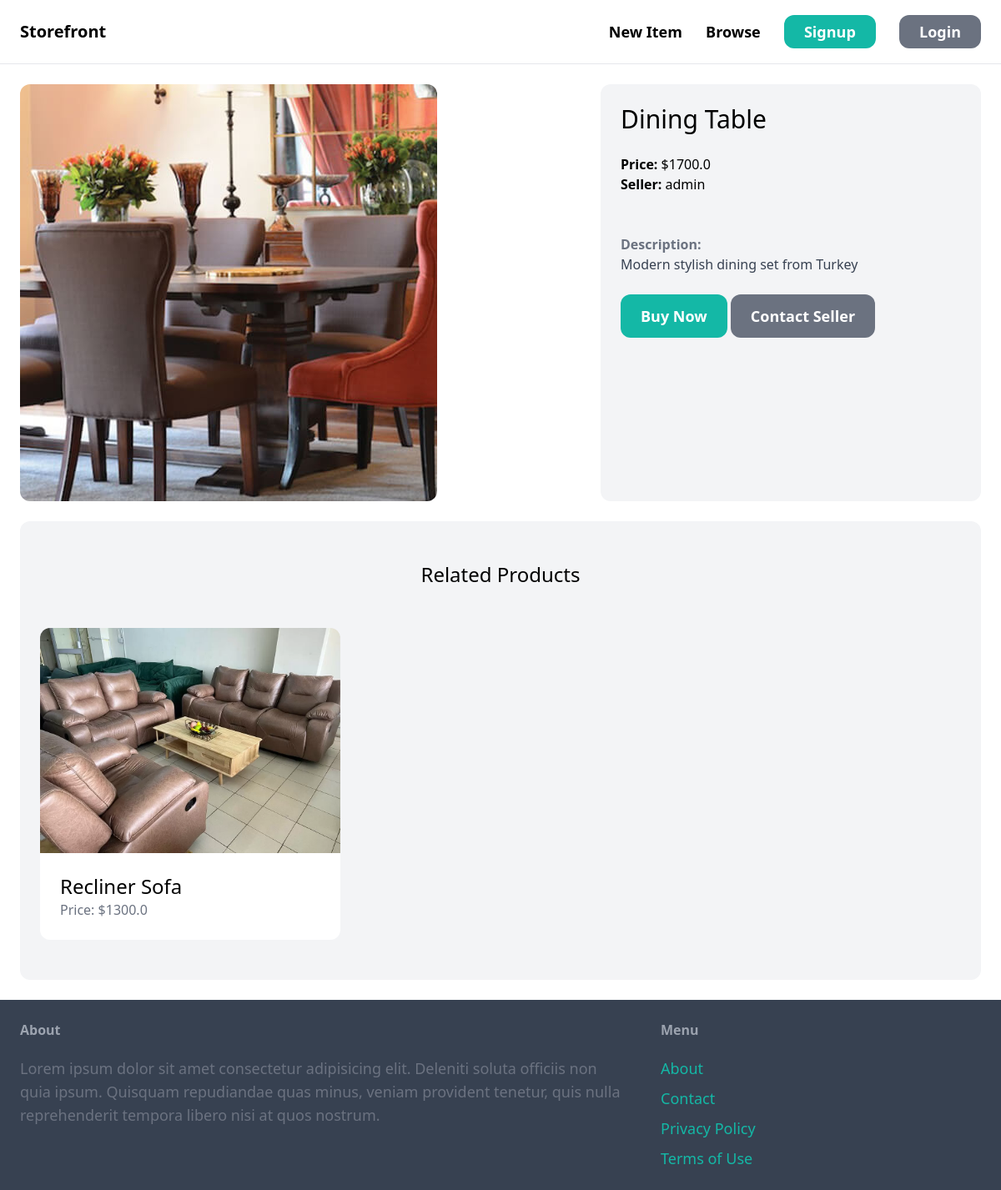
The app's page /products/5/ with its own data.
### products/models.py (models this page shows, shortened)
class Product(models.Model):
    category = models.ForeignKey(Category, related_name="products", on_delete=models.CASCADE)
    name = models.CharField(max_length=255)
    description = models.TextField(blank=True, null=True)
    price = models.FloatField()
    image = models.ImageField(upload_to='product_images', blank=True, null=True)
    is_sold = models.BooleanField(default=False)
    created_at = models.DateTimeField(auto_now_add=True)
    created_by = models.ForeignKey(User, related_name="products", on_delete=models.CASCADE)

### products/views.py (the view)
# urls.py: path('<int:pk>/', views.detail, name='detail'),
def detail(request, pk):
    product = get_object_or_404(Product, pk=pk)
    related_products = Product.objects.filter(category=product.category, is_sold=False).exclude(pk=pk)[0:3]
    return render(request, 'product/detail.html', {
        'product': product,
        'related_products': related_products
    })

### products/templates/product/detail.html (shortened to what this page needs)
{% extends 'store/base.html' %}
{% block content %}
<div class="grid grid-cols-5 gap-2">
    <div class="col-span-3">
        <img src="{{ product.image.url }}" alt="{{product.name}}" class="rounded-xl">
    </div>
    <div class="col-span-2 p-6 bg-gray-100 rounded-xl">
        <h1 class="mb-6 text-3xl">{{ product.name }}</h1>
        <p class="txt-gray-400"><strong>Price: </strong>${{ product.price }}</p>
        <p class="txt-gray-400"><strong>Seller: </strong>{{ product.created_by.username }}</p>
        <br><br>
        {% if product.description %}
        <p class="text-gray-700">
            <strong class="text-gray-500">Description:</strong><br>
            {{product.description}}
        </p>
        {% endif %}
        <a href="#" class="inline-block mt-6 px-6 py-3 text-lg font-semibold bg-teal-500 text-white rounded-xl hover:bg-teal-700">   Buy Now  </a>
        <a href="#" class="inline-block mt-6 px-6 py-3 text-lg font-semibold bg-gray-500 text-white rounded-xl hover:bg-gray-700">Contact Seller</a>
    </div>
</div>
<div class="mt-6 px-6 py-12 bg-gray-100 rounded-xl">
    <h2 class="mb-12 text-2xl text-center">Related Products</h2>
    <div class="grid grid-cols-3 gap-3">
      {% for product in related_products %}
      <div>
        <a href="{% url 'product:detail' product.id %}">
          <div>
            <img
              src="{{product.image.url}}"
              alt="{{product.name}}"
              class="rounded-t-xl"
            />
          </div>
          <div class="p-6 bg-white rounded-b-xl">
            <h2 class="text-2xl">{{product.name}}</h2>
            <p class="text-gray-500">Price: ${{product.price}}</p>
          </div>
        </a>
      </div>
      {% endfor %}
    </div>
  </div>
{% endblock %}

### records on screen
Product: image (picture), name "Dining Table", price "1700.0", created_by.username "admin", description "Modern stylish dining set from Turkey"
Product: image (picture), name "Recliner Sofa", price "1300.0"
